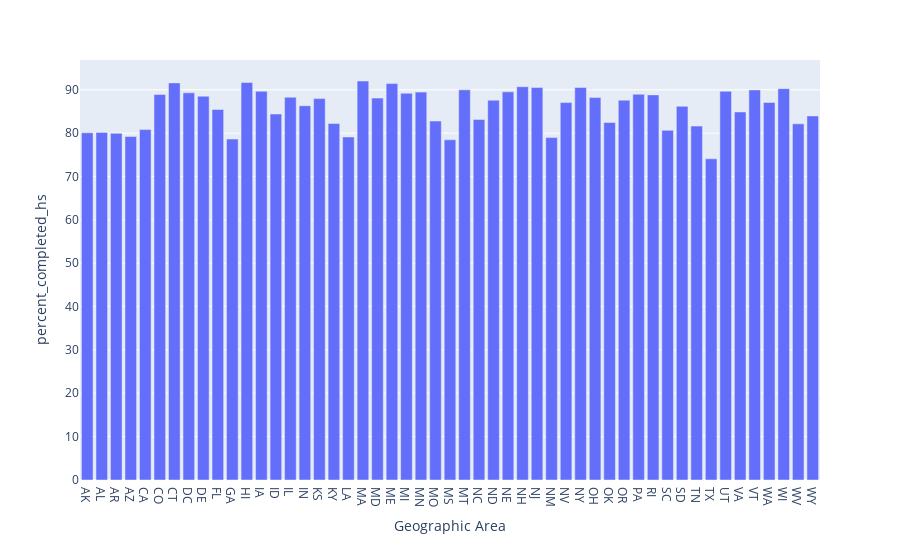

Write notebook code for a chart like this one.
### Code cell
px.bar(data_frame=df_pct_completed_hs, x="Geographic Area", y="percent_completed_hs")

### Figure 1 — Plotly figure (JSON) as saved in the notebook; plotly's stock layout.template omitted (floating-point values rounded to 4 significant figures)
{"data": [{"alignmentgroup": "True", "hovertemplate": "Geographic Area=%{x}<br>percent_completed_hs=%{y}<extra></extra>", "legendgroup": "", "marker": {"color": "#636efa", "pattern": {"shape": ""}}, "name": "", "offsetgroup": "", "orientation": "v", "showlegend": false, "textposition": "auto", "type": "bar", "x": ["AK", "AL", "AR", "AZ", "CA", "CO", "CT", "DC", "DE", "FL", "GA", "HI", "IA", "ID", "IL", "IN", "KS", "KY", "LA", "MA", "MD", "ME", "MI", "MN", "MO", "MS", "MT", "NC", "ND", "NE", "NH", "NJ", "NM", "NV", "NY", "OH", "OK", "OR", "PA", "RI", "SC", "SD", "TN", "TX", "UT", "VA", "VT", "WA", "WI", "WV", "WY"], "xaxis": "x", "y": [80.1, 80.16, 79.95, 79.22, 80.82, 88.93, 91.59, 89.3, 88.52, 85.46, 78.63, 91.67, 89.67, 84.42, 88.29, 86.32, 87.97, 82.22, 79.12, 92.03, 88.08, 91.43, 89.21, 89.47, 82.79, 78.47, 89.99, 83.14, 87.6, 89.52, 90.71, 90.52, 78.97, 87.05, 90.54, 88.2, 82.46, 87.6, 88.97, 88.82, 80.65, 86.18, 81.63, 74.09, 89.64, 84.88, 89.98, 87.07, 90.26, 82.14, 83.97], "yaxis": "y"}], "layout": {"barmode": "relative", "legend": {"tracegroupgap": 0}, "margin": {"t": 60}, "xaxis": {"anchor": "y", "domain": [0, 1], "title": {"text": "Geographic Area"}}, "yaxis": {"anchor": "x", "domain": [0, 1], "title": {"text": "percent_completed_hs"}}}}
